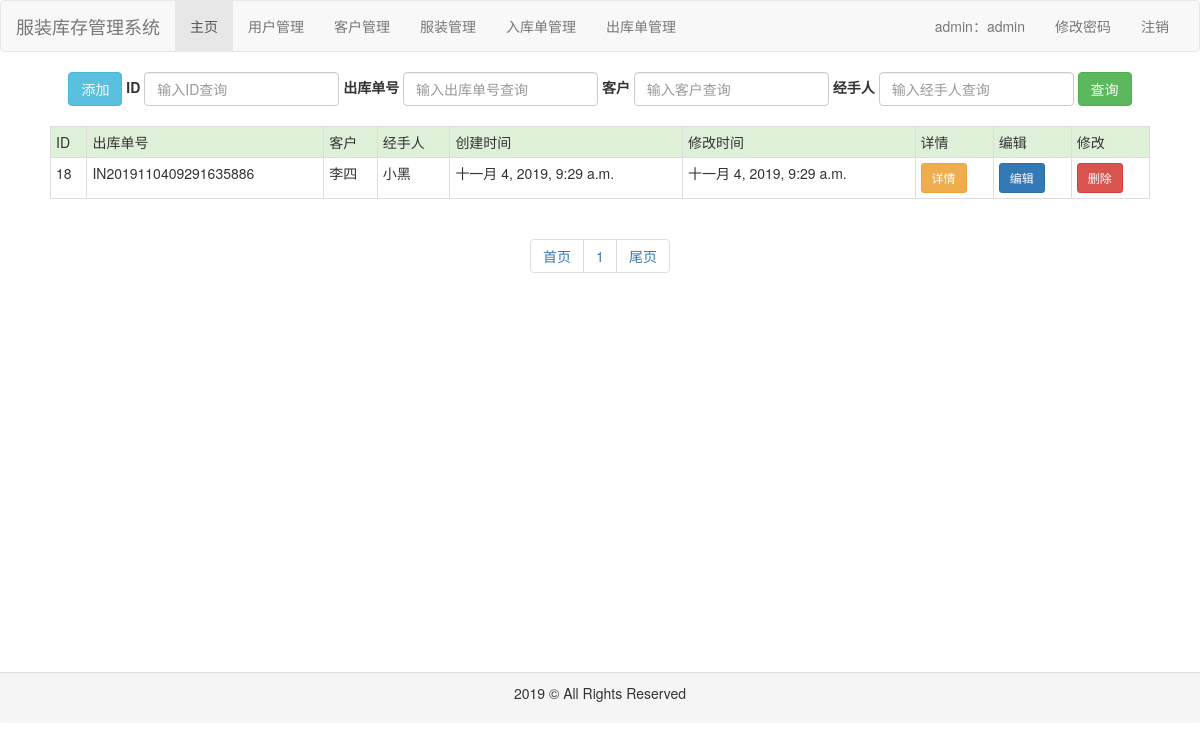
Page /outorder/ (signed in) on the earlier database version.
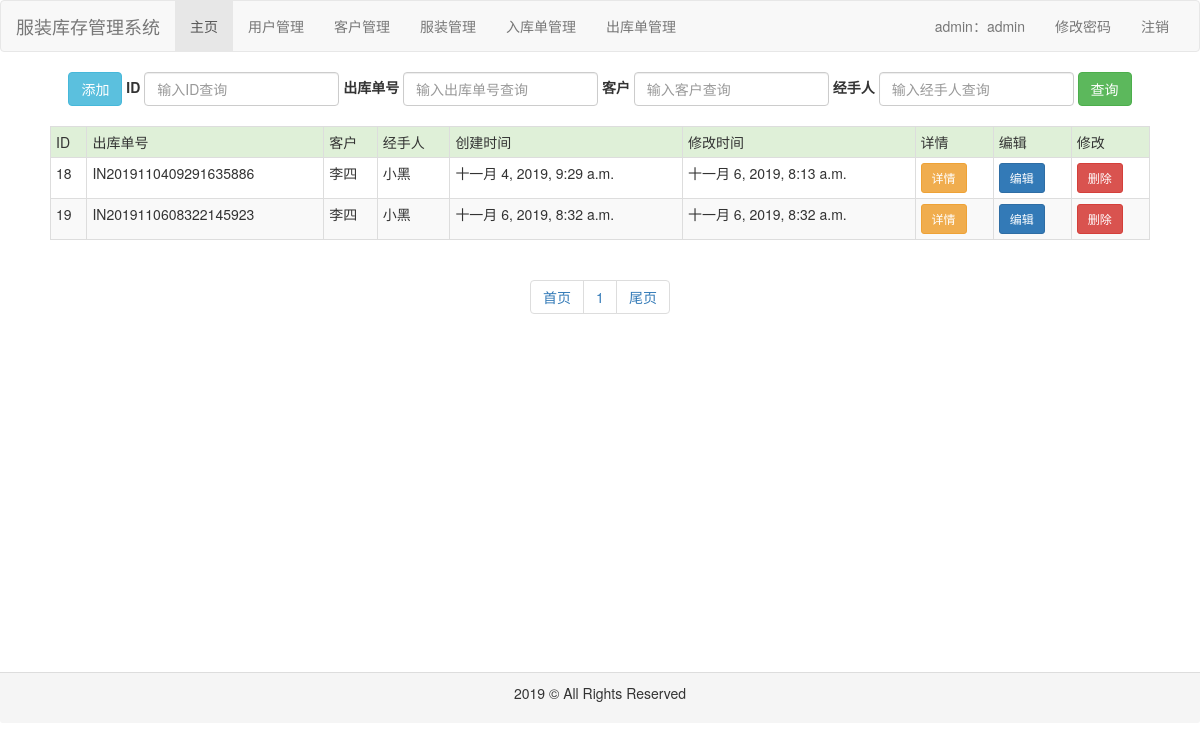
Same page on the later database version.
### common/models.py (models this page shows, shortened)
class Outorder(models.Model):
    code = models.CharField(max_length=32, verbose_name='出库单号')
    customer = models.ForeignKey(Customer, on_delete=models.CASCADE, verbose_name='客户')
    user = models.ForeignKey(User, on_delete=models.CASCADE, verbose_name='用户')
    clothes = models.ManyToManyField(Clothes, through='OutorderClothes', verbose_name='服装')
    create_time = models.DateTimeField(auto_now_add=True, verbose_name='创建时间')
    modify_time = models.DateTimeField(auto_now=True, verbose_name='修改时间')
    class Meta:
        ordering = ['create_time']
        verbose_name = '出库单'
        verbose_name_plural = verbose_name

class Customer(models.Model):
    name = models.CharField(max_length=32, verbose_name='客户名')
    phone = models.CharField(max_length=32, verbose_name='电话')
    address = models.CharField(max_length=32, verbose_name='地址')
    create_time = models.DateTimeField(auto_now_add=True, verbose_name='创建时间')
    modify_time = models.DateTimeField(auto_now=True, verbose_name='修改时间')
    class Meta:
        ordering = ['create_time']
        verbose_name = '客户'
        verbose_name_plural = verbose_name

class User(models.Model):
    role_choices = (
        ('操作员', '操作员'),
        ('管理员', '管理员')
    )
    username = models.CharField(max_length=32, unique=True, verbose_name='用户名')
    password = models.CharField(max_length=100, verbose_name='密码')
    name = models.CharField(max_length=32, verbose_name='姓名')
    role = models.CharField(max_length=32, choices=role_choices, default='操作员', verbose_name='角色')
    create_time = models.DateTimeField(auto_now_add=True, verbose_name='创建时间')
    modify_time = models.DateTimeField(auto_now=True, verbose_name='修改时间')
    class Meta:
        ordering = ['create_time']
        verbose_name = '用户'
        verbose_name_plural = verbose_name

### outorder/views.py (the view)
# urls.py: path('', views.list, name='index'),
def list(request):
    qs = Outorder.objects.all()
    paginator = Paginator(qs, 10)
    page = request.GET.get('page', '1')
    result = paginator.page(page)
    context = {
        'result': result
    }
    return render(request, 'outorder/index.html', context)

### outorder/templates/outorder/index.html (shortened to what this page needs)
{% extends 'base.html' %}
{% block content %}
    <div id="content" style="height: 600px">
        <div id="search" class="text-center">
            <form class="form-inline" action="{% url 'outorder:search' %} " method="post">
                <div class="form-group ">
                    <a class="btn btn-info" href="{% url 'outorder:add' %}">添加</a>
                </div>
                <div class="form-group">
                    <label for="id">ID</label>
                    <input type="text" class="form-control" id="id" name="id" placeholder="输入ID查询">
                </div>
                <div class="form-group">
                    <label for="code">出库单号</label>
                    <input type="text" class="form-control" id="code" name="code" placeholder="输入出库单号查询">
                </div>
                <div class="form-group">
                    <label for="customer_name">客户</label>
                    <input type="text" class="form-control" id="customer_name" name="customer_name"
                           placeholder="输入客户查询">
                </div>
                <div class="form-group">
                    <label for="user_name">经手人</label>
                    <input type="text" class="form-control" id="user_name" name="user_name" placeholder="输入经手人查询">
                </div>
                <button type="submit" class="btn btn-success">查询</button>
            </form>
        </div>
        <br>
        <div id="table" align="center">
            {% if result %}
                <table class="table table-striped table-bordered table-hover  table-condensed" style="width: 1100px">
                <tr class="success">
                    <td>ID</td>
                    <td>出库单号</td>
                    <td>客户</td>
                    <td>经手人</td>
                    <td>创建时间</td>
                    <td>修改时间</td>
                    <td>详情</td>
                    <td>编辑</td>
                    <td>修改</td>
                </tr>
                {% for foo in result %}
                    <tr>
                        <td>{{ foo.id }}</td>
                        <td>{{ foo.code }}</td>
                        <td>{{ foo.customer.name }}</td>
                        <td>{{ foo.user.name }}</td>
                        <td>{{ foo.create_time }}</td>
                        <td>{{ foo.modify_time }}</td>
                        <td><a class="btn  btn-warning btn-sm" href="{% url 'outorder:detail' foo.id %}">详情</a></td>
                        <td><a class="btn btn-primary btn-sm" href="{% url 'outorder:update' foo.id %}">编辑</a></td>
                        <td><a class="btn btn-danger btn-sm" href="{% url 'outorder:delete' foo.id %}">删除</a></td>
                    </tr>
                {% endfor %}
            {% else %}
                <p>没有任何出库单</p>
            {% endif %}
            </table>
        </div>
        <div class="text-center">
            <ul class="pagination">
                <li><a href="/outorder/?page=1" rel="external nofollow">首页</a></li>
                {% for num in result.paginator.page_range %}
                    <li><a href="/outorder/?page={{ num }}" rel="external nofollow">{{ num }}</a></li>
                {% endfor %}
                <li><a href="/outorder/?page={{ result.paginator.num_pages }}" rel="external nofollow">尾页</a></li>
            </ul>
        </div>
    </div>
{% endblock %}

Differences in the rows shown:
changed Outorder "IN2019110409291635886": modify_time "十一月 4, 2019, 9:29 a.m." → "十一月 6, 2019, 8:13 a.m."
added Outorder: id "19", code "IN2019110608322145923", customer.name "李四", user.name "小黑", create_time "十一月 6, 2019, 8:32 a.m.", modify_time "十一月 6, 2019, 8:32 a.m."
